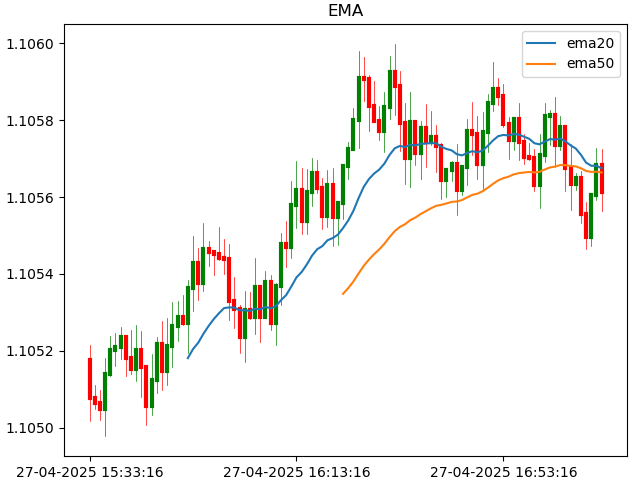

This chart was generated by the following Python code:
import matplotlib.pyplot as plt
from datetime import datetime,timedelta
import numpy as np
import pandas as pd
import random
import indicator as indi

class EMA:
    def __init__(self):
        self.n=100
        self.fig=plt.figure()
        self.title='EMA'
        self.calc_type='pandas'   #'dict' or 'pandas'
        self.indi=indi

    def set_variables(self):
        variables=['time','open','high','low','close']
        var={i:[] for i in variables}
        return var

    def print_data(self,var):
        print(var['time'][-1],f"O:{var['open'][-1]:.5f}",f"H:{var['high'][-1]:.5f}"
              f"L:{var['low'][-1]:.5f}",f"C:{var['close'][-1]:.5f}")

    def get_data(self,var):
        for i in range(self.n):
            t=(datetime.now()+timedelta(minutes=i)).strftime('%d-%m-%Y %H:%M:%S')
            var['time'].append(t)

            if len(var['open'])==0:
                var['open'].append(random.uniform(1,1.2))
                up_close=var['open'][-1]*(1+0.0001)
                down_close=var['open'][-1]*(1-0.0001)
                var['close'].append(random.uniform(down_close,up_close))
            else:
                var['open'].append(var['close'][-1])
                up_close=var['open'][-1]*(1+0.0001)
                down_close=var['open'][-1]*(1-0.0001)
                var['close'].append(random.uniform(down_close,up_close))
        
            if var['open'][-1]<var['close'][-1]:
                price1=var['close'][-1]
                price2=var['open'][-1]
            elif var['open'][-1]>var['close'][-1]:
                price1=var['open'][-1]
                price2=var['close'][-1]
            high=random.uniform(price1,price1*(1+0.00007))
            low=random.uniform(price2,price2*(1-0.00007))
            var['high'].append(high)
            var['low'].append(low)

            #SMMA:
            if self.calc_type=='dict':
                n_list=[20,50]
                for n in n_list:
                    self.indi.ema_dict(n,'close',var)

            self.print_data(var)

        if self.calc_type=='pandas':
            n_list=[20,50]
            for n in n_list:
                var[f'ema{n}']=self.indi.ema_pandas(n,'close',var)

    def plot_data(self,var):
        self.fig.subplots_adjust(top=0.95,bottom=0.05,right=0.98,left=0.1,hspace=0,wspace=0)
        ax=self.fig.add_subplot()

        ax.clear()
        ax.set_title(self.title)
        ax.set_xticks(np.arange(0,len(var['time']),40))

        for i in range(len(var['time'])):
            if var['open'][i]>var['close'][i]:
                ccolor='r'
            elif var['open'][i]<var['close'][i]:
                ccolor='g'
            else:
                ccolor='gray'
            ax.plot([var['time'][i]]*2,[var['open'][i],var['close'][i]],c=ccolor,lw=3)
            ax.plot([var['time'][i]]*2,[var['high'][i],var['low'][i]],c=ccolor,lw=0.5)

        #PLOT SMMA:
        ema_keys=[k for k in var.keys() if 'ema' in k]
        if len(ema_keys)>=1:
            for ema in ema_keys:
                ax.plot(var['time'],var[ema],lw=1.5,label=ema)
            ax.legend()

        plt.show()

obj=EMA()
var=obj.set_variables()
obj.get_data(var)
obj.plot_data(var)
